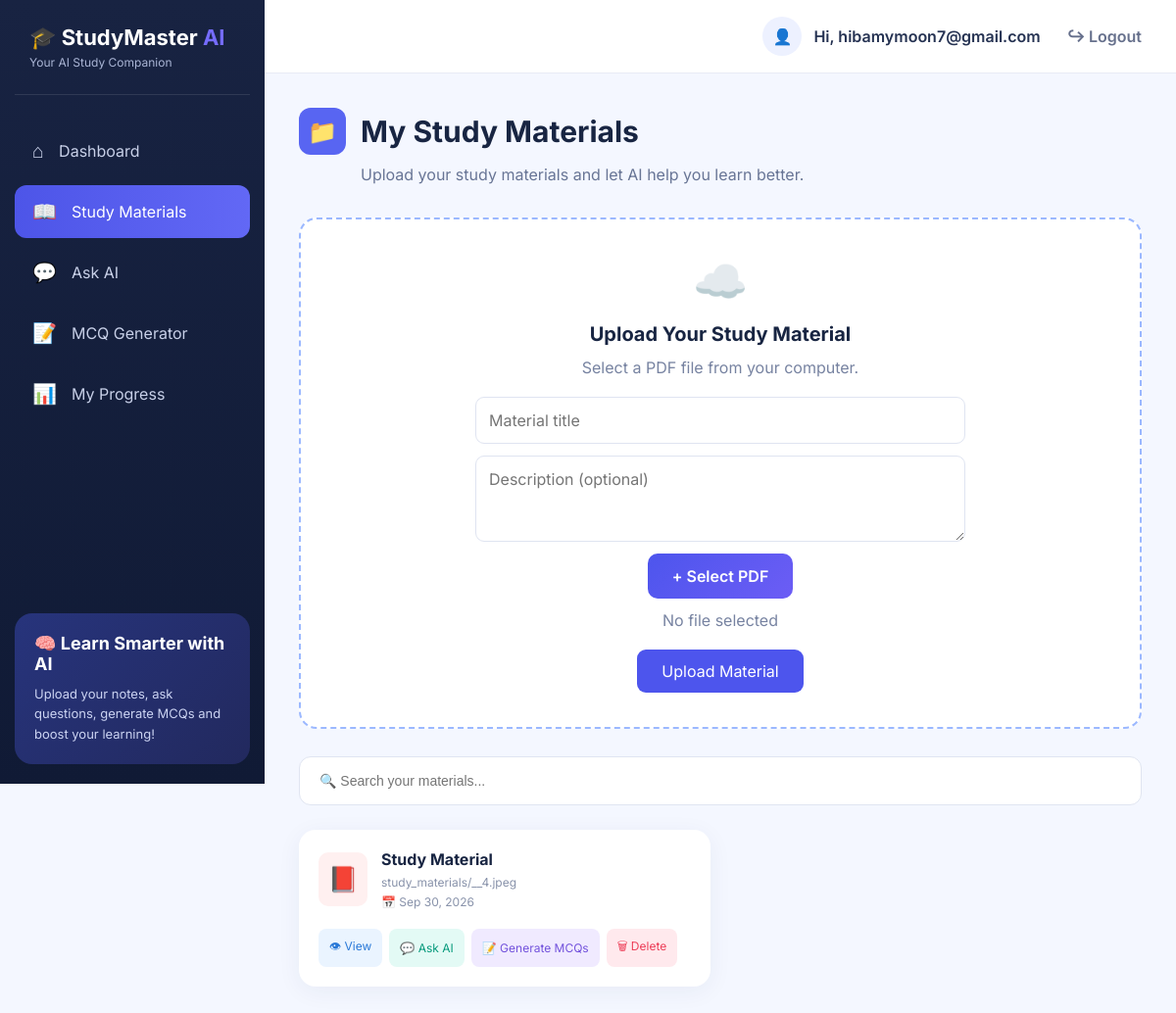
Page /study-materials/ (signed in) on the earlier database version.
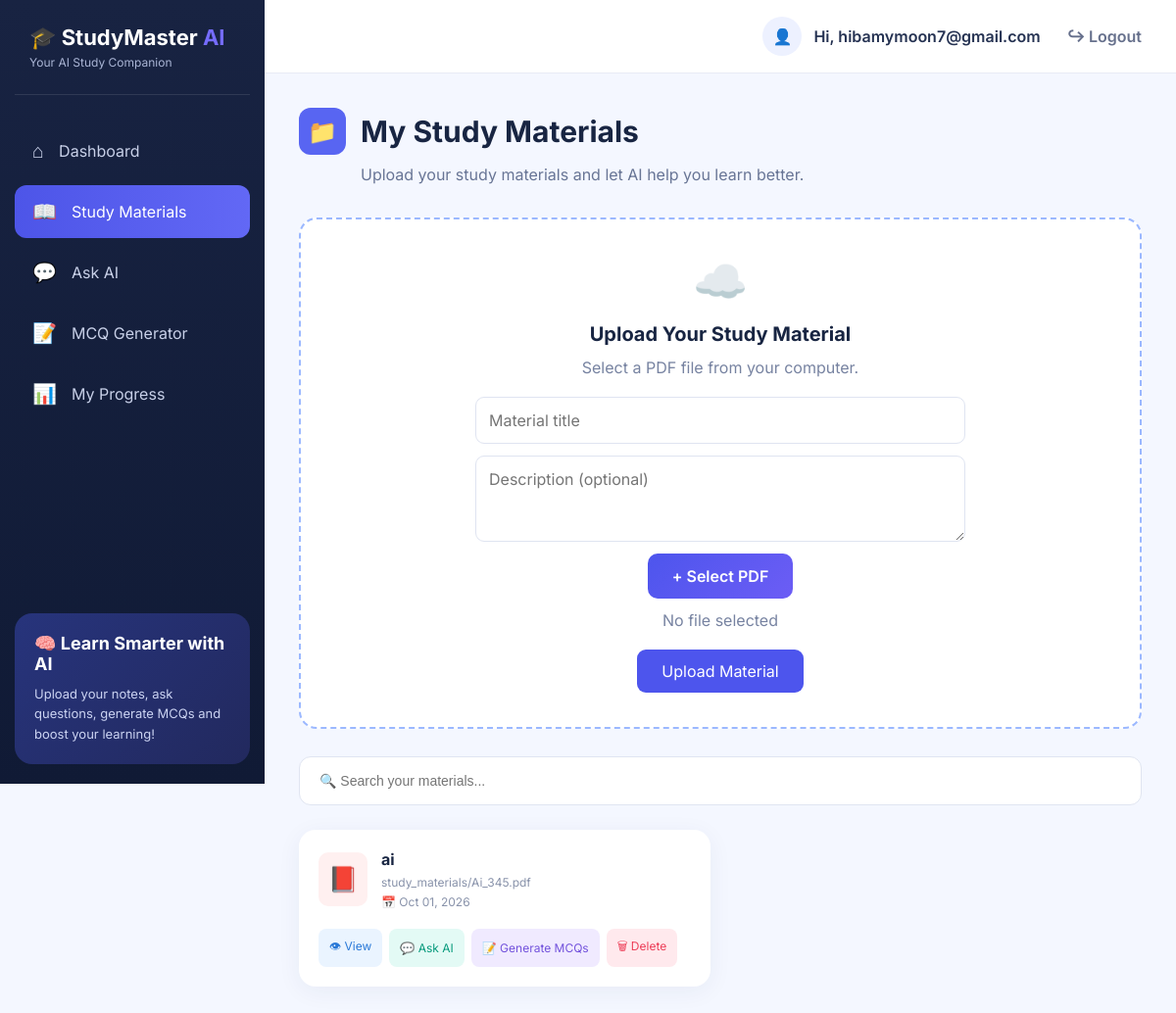
Same page on the later database version.
### app/models.py (models this page shows, shortened)
class StudyMaterial(models.Model):
    user = models.ForeignKey(
        User,
        on_delete=models.CASCADE
    )
    title = models.CharField(
        max_length=200
    )
    description = models.TextField(
        blank=True
    )
    pdf_text = models.TextField(
        blank=True
    )
    file = models.FileField(
        upload_to="study_materials/"
    )
    uploaded_at = models.DateTimeField(
        auto_now_add=True
    )

### app/views.py (the view, shortened to what this page needs)
@login_required
def study_materials(request):
    materials = StudyMaterial.objects.filter(
        user=request.user
    ).order_by("-uploaded_at")
    return render(
        request,
        "study_materials.html",
        {"materials": materials}
    )

### app/templates/study_materials.html (shortened to what this page needs)
{% load static %}
<!DOCTYPE html>
<html lang="en">
<head>
</head>
<body>
<div class="sidebar">
    <div class="logo">
        <h2>🎓 StudyMaster <span>AI</span></h2>
        <p>Your AI Study Companion</p>
    </div>
    <div class="menu">
        <a href="{% url 'study_materials' %}">
            <span class="menu-icon">⌂</span>
            Dashboard
        </a>
        <a href="{% url 'study_materials' %}" class="active">
            <span class="menu-icon">📖</span>
            Study Materials
        </a>
        <a href="#" onclick="openChat(); return false;">
            <span class="menu-icon">💬</span>
            Ask AI
        </a>
        <a href="#" onclick="openMCQ(); return false;">
            <span class="menu-icon">📝</span>
            MCQ Generator
        </a>
        <a href="#materials">
            <span class="menu-icon">📊</span>
            My Progress
        </a>
    </div>
    <div class="ai-box">
        <h3>🧠 Learn Smarter with AI</h3>
        <p>
            Upload your notes, ask questions,
            generate MCQs and boost your learning!
        </p>
    </div>
</div>
<div class="main">
    <div class="topbar">
        <div class="user">
            <div class="user-icon">👤</div>
            <span>
                Hi, {{ request.user.first_name|default:request.user.username }}
            </span>
            <form method="POST" action="{% url 'logout' %}">
                <button type="submit" class="logout">↪ Logout</button>
            </form>
        </div>
    </div>
    <div class="content">
        <div class="heading">
            <div class="folder">📁</div>
            <h1>My Study Materials</h1>
        </div>
        <p class="subtitle">
            Upload your study materials and let AI help you learn better.
        </p>
        <div class="upload-box">
            <div class="upload-icon">☁️</div>
            <h2>Upload Your Study Material</h2>
            <p>Select a PDF file from your computer.</p>
            <form method="POST"
                  enctype="multipart/form-data"
                  class="upload-form">
                <input
                    type="text"
                    name="title"
                    placeholder="Material title"
                    required
                >
                <textarea
                    name="description"
                    placeholder="Description (optional)"
                    rows="3"
                ></textarea>
                <label class="upload-btn">
                    + Select PDF
                </label>
                <p id="fileName">No file selected</p>
                <button class="submit-btn" type="submit">
                    Upload Material
                </button>
            </form>
        </div>
        <input
            type="text"
            id="search"
            class="search"
            placeholder="🔍 Search your materials..."
            oninput="searchMaterials()"
        >
        <div class="materials" id="materials">
            {% for material in materials %}
                <div class="material-card">
                    <div class="file-top">
                        <div class="pdf">📕</div>
                        <div class="file-info">
                            <h3>{{ material.title }}</h3>
                            <p>{{ material.file.name }}</p>
                            <p>
                                📅 {{ material.uploaded_at|date:"M d, Y" }}
                            </p>
                        </div>
                    </div>
                    <div class="buttons">
                        {% if material.file %}
                            <a
                                href="{{ material.file.url }}"
                                target="_blank"
                                rel="noopener noreferrer"
                                class="view"
                            >
                                👁 View
                            </a>
                        {% endif %}
                        <button
                            type="button"
                            class="ask"
                            data-material-id="{{ material.id }}"
                            onclick="openChat(this.dataset.materialId)"
                        >
                            💬 Ask AI
                        </button>
                        <button
                            type="button"
                            class="mcq"
                            data-material-id="{{ material.id }}"
                            onclick="openMCQ(this.dataset.materialId)"
                        >
                            📝 Generate MCQs
                        </button>
                        <form
                            method="POST"
                            action="{% url 'delete_study_material' material.id %}"
                            onsubmit="return confirm('Are you sure you want to delete this study material?');"
                        >
                            <button type="submit" class="delete">
                                🗑 Delete
                            </button>
                        </form>
                    </div>
                </div>
            {% endfor %}
        </div>
    </div>
</div>
</body>
</html>

### app/templates/study_materials.html (style rules this page uses)
* { margin: 0; padding: 0; box-sizing: border-box; }
body { font-family: 'Inter', sans-serif; background: #f4f7ff; color: #182542; }
.sidebar { position: fixed; top: 0; left: 0; width: 270px; height: 100vh; background: linear-gradient(180deg, #182342, #101a35); padding: 25px 15px; color: white; z-index: 100; }
.logo { padding: 0 15px 25px; border-bottom: 1px solid rgba(255,255,255,.1); }
.logo h2 { font-size: 22px; }
.logo span { color: #756cff; }
.logo p { font-size: 12px; color: #aab5d5; margin-top: 5px; }
.menu { margin-top: 30px; }
.menu a { display: flex; align-items: center; gap: 15px; padding: 15px 18px; margin-bottom: 8px; color: #c8d0e8; text-decoration: none; border-radius: 12px; transition: .3s; }
.menu a:hover, .menu a.active { background: linear-gradient(90deg, #4d55e8, #6268f5); color: white; }
.menu-icon { font-size: 20px; }
.ai-box { position: absolute; left: 15px; right: 15px; bottom: 20px; padding: 20px; border-radius: 18px; background: linear-gradient(135deg, #27347c, #22295e); }
.ai-box h3 { font-size: 18px; margin-bottom: 10px; }
.ai-box p { font-size: 13px; line-height: 1.6; color: #cbd3f2; }
.main { margin-left: 270px; min-height: 100vh; }
.topbar { min-height: 75px; background: white; display: flex; justify-content: flex-end; align-items: center; padding: 15px 35px; border-bottom: 1px solid #e8ebf5; }
.user { display: flex; align-items: center; gap: 12px; color: #253252; font-weight: 600; flex-wrap: wrap; }
.user-icon { width: 40px; height: 40px; background: #edf1ff; border-radius: 50%; display: flex; justify-content: center; align-items: center; }
.logout { margin-left: 15px; text-decoration: none; color: #66708c; background: transparent; border: none; cursor: pointer; font: inherit; }
.content { padding: 35px; }
.heading { display: flex; align-items: center; gap: 15px; margin-bottom: 8px; }
.folder { width: 48px; height: 48px; background: #5865f2; border-radius: 12px; display: flex; align-items: center; justify-content: center; color: white; font-size: 24px; }
h1 { font-size: 30px; }
.subtitle { color: #687595; margin-left: 63px; margin-bottom: 30px; line-height: 1.6; }
.upload-box { background: white; border: 2px dashed #9bb8ff; border-radius: 18px; padding: 35px 20px; text-align: center; margin-bottom: 28px; }
.upload-icon { font-size: 45px; margin-bottom: 15px; }
.upload-box h2 { font-size: 20px; margin-bottom: 8px; }
.upload-box p { color: #7783a1; margin: 12px 0 20px; }
.upload-form { margin-top: 20px; }
.upload-form input[type="text"], .upload-form textarea { display: block; width: 100%; max-width: 500px; margin: 0 auto 12px; padding: 13px; border: 1px solid #dfe4f1; border-radius: 9px; font: inherit; }
.upload-btn { display: inline-block; background: linear-gradient(135deg, #4d55ed, #6c5df5); color: white; padding: 13px 25px; border-radius: 10px; font-weight: 600; cursor: pointer; }
.submit-btn { background: #4d55ed; border: none; color: white; padding: 12px 25px; border-radius: 9px; cursor: pointer; font: inherit; }
.search { width: 100%; padding: 16px 20px; border: 1px solid #e0e5f1; border-radius: 12px; background: white; margin-bottom: 25px; font-size: 14px; }
.materials { display: grid; grid-template-columns: repeat(3, minmax(0, 1fr)); gap: 20px; }
.material-card { background: white; border-radius: 17px; padding: 20px; box-shadow: 0 5px 25px rgba(40,55,100,.06); min-width: 0; }
.file-top { display: flex; gap: 14px; align-items: center; margin-bottom: 20px; }
.pdf { width: 50px; height: 55px; flex-shrink: 0; background: #fff0f0; border-radius: 10px; display: flex; justify-content: center; align-items: center; font-size: 25px; }
.file-info { min-width: 0; }
.file-info h3 { font-size: 16px; margin-bottom: 6px; overflow-wrap: anywhere; }
.file-info p { color: #8892aa; font-size: 12px; margin-top: 5px; overflow-wrap: anywhere; }
.buttons { display: flex; gap: 7px; flex-wrap: wrap; }
.buttons a, .buttons button { border: none; padding: 9px 11px; border-radius: 8px; font-size: 12px; cursor: pointer; text-decoration: none; font-family: inherit; }
.view { background: #eaf4ff; color: #2878d7; }
.ask { background: #e3faf5; color: #079a7c; }
.mcq { background: #f0eaff; color: #7252dc; }
.delete { background: #ffe9ed; color: #ed3f59; }
@media (max-width: 1200px) { .materials { grid-template-columns: repeat(2, minmax(0, 1fr)); } }

Differences in the rows shown:
removed StudyMaterial: title "Study Material", file.name "study_materials/__4.jpeg", uploaded_at "Sep 30, 2026"
added StudyMaterial: title "ai", file.name "study_materials/Ai_345.pdf", uploaded_at "Oct 01, 2026"
